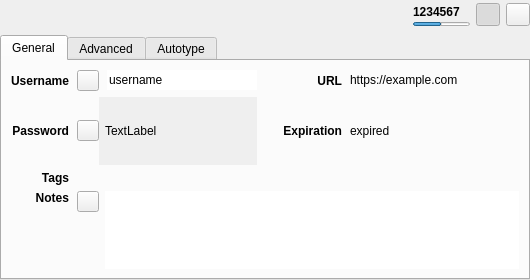
<?xml version="1.0" encoding="UTF-8"?>
<ui version="4.0">
 <class>EntryPreviewWidget</class>
 <widget class="QWidget" name="EntryPreviewWidget">
  <property name="geometry">
   <rect>
    <x>0</x>
    <y>0</y>
    <width>530</width>
    <height>257</height>
   </rect>
  </property>
  <layout class="QVBoxLayout" name="verticalLayout_7">
   <property name="spacing">
    <number>0</number>
   </property>
   <property name="leftMargin">
    <number>0</number>
   </property>
   <property name="topMargin">
    <number>0</number>
   </property>
   <property name="rightMargin">
    <number>0</number>
   </property>
   <property name="bottomMargin">
    <number>0</number>
   </property>
   <item>
    <widget class="QStackedWidget" name="stackedWidget">
     <property name="currentIndex">
      <number>0</number>
     </property>
     <widget class="QWidget" name="pageEntry">
      <layout class="QVBoxLayout" name="verticalLayout_3">
       <property name="leftMargin">
        <number>0</number>
       </property>
       <property name="topMargin">
        <number>0</number>
       </property>
       <property name="rightMargin">
        <number>0</number>
       </property>
       <property name="bottomMargin">
        <number>0</number>
       </property>
       <item>
        <layout class="QHBoxLayout" name="entryHorizontalLayout" stretch="1,0,0,0">
         <property name="sizeConstraint">
          <enum>QLayout::SetDefaultConstraint</enum>
         </property>
         <property name="leftMargin">
          <number>5</number>
         </property>
         <property name="topMargin">
          <number>3</number>
         </property>
         <property name="bottomMargin">
          <number>3</number>
         </property>
         <item>
          <layout class="QHBoxLayout" name="horizontalLayout">
           <property name="spacing">
            <number>12</number>
           </property>
           <item>
            <widget class="QLabel" name="entryIcon">
             <property name="sizePolicy">
              <sizepolicy hsizetype="Minimum" vsizetype="Preferred">
               <horstretch>0</horstretch>
               <verstretch>0</verstretch>
              </sizepolicy>
             </property>
             <property name="minimumSize">
              <size>
               <width>16</width>
               <height>0</height>
              </size>
             </property>
             <property name="text">
              <string/>
             </property>
            </widget>
           </item>
           <item>
            <widget class="ElidedLabel" name="entryTitleLabel">
             <property name="sizePolicy">
              <sizepolicy hsizetype="Expanding" vsizetype="Preferred">
               <horstretch>0</horstretch>
               <verstretch>0</verstretch>
              </sizepolicy>
             </property>
             <property name="font">
              <font>
               <pointsize>12</pointsize>
              </font>
             </property>
             <property name="focusPolicy">
              <enum>Qt::ClickFocus</enum>
             </property>
             <property name="textFormat">
              <enum>Qt::PlainText</enum>
             </property>
             <property name="textInteractionFlags">
              <set>Qt::LinksAccessibleByMouse|Qt::TextSelectableByMouse</set>
             </property>
            </widget>
           </item>
          </layout>
         </item>
         <item>
          <widget class="QWidget" name="entryTotp" native="true">
           <property name="minimumSize">
            <size>
             <width>0</width>
             <height>0</height>
            </size>
           </property>
           <layout class="QVBoxLayout" name="verticalLayout_2">
            <property name="spacing">
             <number>0</number>
            </property>
            <property name="leftMargin">
             <number>0</number>
            </property>
            <property name="topMargin">
             <number>0</number>
            </property>
            <property name="rightMargin">
             <number>0</number>
            </property>
            <property name="bottomMargin">
             <number>0</number>
            </property>
            <item>
             <widget class="QLabel" name="entryTotpLabel">
              <property name="font">
               <font>
                <bold>true</bold>
               </font>
              </property>
              <property name="toolTip">
               <string>Double click to copy to clipboard</string>
              </property>
              <property name="text">
               <string notr="true">1234567</string>
              </property>
              <property name="textInteractionFlags">
               <set>Qt::TextInteractionFlag::LinksAccessibleByMouse|Qt::TextInteractionFlag::TextSelectableByKeyboard|Qt::TextInteractionFlag::TextSelectableByMouse</set>
              </property>
             </widget>
            </item>
            <item>
             <widget class="QProgressBar" name="entryTotpProgress">
              <property name="maximumSize">
               <size>
                <width>57</width>
                <height>4</height>
               </size>
              </property>
              <property name="value">
               <number>50</number>
              </property>
              <property name="textVisible">
               <bool>false</bool>
              </property>
             </widget>
            </item>
           </layout>
          </widget>
         </item>
         <item>
          <widget class="QToolButton" name="entryTotpButton">
           <property name="toolTip">
            <string>Display current TOTP value</string>
           </property>
           <property name="text">
            <string/>
           </property>
           <property name="checkable">
            <bool>true</bool>
           </property>
           <property name="checked">
            <bool>true</bool>
           </property>
          </widget>
         </item>
         <item>
          <widget class="QToolButton" name="entryCloseButton">
           <property name="toolTip">
            <string>Close</string>
           </property>
           <property name="text">
            <string/>
           </property>
          </widget>
         </item>
        </layout>
       </item>
       <item>
        <widget class="QTabWidget" name="entryTabWidget">
         <property name="currentIndex">
          <number>0</number>
         </property>
         <property name="documentMode">
          <bool>false</bool>
         </property>
         <property name="tabsClosable">
          <bool>false</bool>
         </property>
         <property name="movable">
          <bool>false</bool>
         </property>
         <widget class="QWidget" name="entryGeneralTab">
          <attribute name="title">
           <string>General</string>
          </attribute>
          <layout class="QVBoxLayout" name="verticalLayout_5">
           <item>
            <widget class="QWidget" name="entryGeneralWidget" native="true">
             <layout class="QGridLayout" name="gridLayout" rowstretch="0,0,0,1" columnstretch="0,1,0,0,0,1">
              <property name="leftMargin">
               <number>0</number>
              </property>
              <property name="topMargin">
               <number>0</number>
              </property>
              <property name="rightMargin">
               <number>0</number>
              </property>
              <property name="bottomMargin">
               <number>0</number>
              </property>
              <property name="horizontalSpacing">
               <number>8</number>
              </property>
              <property name="verticalSpacing">
               <number>6</number>
              </property>
              <item row="1" column="1" colspan="2">
               <layout class="QHBoxLayout" name="horizontalLayout_7">
                <item>
                 <widget class="QToolButton" name="togglePasswordButton">
                  <property name="text">
                   <string notr="true"/>
                  </property>
                  <property name="iconSize">
                   <size>
                    <width>14</width>
                    <height>14</height>
                   </size>
                  </property>
                  <property name="checkable">
                   <bool>true</bool>
                  </property>
                 </widget>
                </item>
                <item>
                 <widget class="QScrollArea" name="passwordScrollArea">
                  <property name="frameShape">
                   <enum>QFrame::NoFrame</enum>
                  </property>
                  <property name="frameShadow">
                   <enum>QFrame::Plain</enum>
                  </property>
                  <property name="verticalScrollBarPolicy">
                   <enum>Qt::ScrollBarAlwaysOff</enum>
                  </property>
                  <property name="sizeAdjustPolicy">
                   <enum>QAbstractScrollArea::AdjustToContents</enum>
                  </property>
                  <property name="widgetResizable">
                   <bool>true</bool>
                  </property>
                  <widget class="QWidget" name="scrollAreaWidgetContents">
                   <property name="geometry">
                    <rect>
                     <x>0</x>
                     <y>0</y>
                     <width>157</width>
                     <height>63</height>
                    </rect>
                   </property>
                   <layout class="QHBoxLayout" name="horizontalLayout_8">
                    <property name="leftMargin">
                     <number>6</number>
                    </property>
                    <property name="topMargin">
                     <number>0</number>
                    </property>
                    <property name="rightMargin">
                     <number>0</number>
                    </property>
                    <property name="bottomMargin">
                     <number>0</number>
                    </property>
                    <item>
                     <widget class="QLabel" name="entryPasswordLabel">
                      <property name="focusPolicy">
                       <enum>Qt::ClickFocus</enum>
                      </property>
                      <property name="text">
                       <string notr="true">TextLabel</string>
                      </property>
                      <property name="textInteractionFlags">
                       <set>Qt::LinksAccessibleByMouse|Qt::TextSelectableByMouse</set>
                      </property>
                      <property name="blendIn" stdset="0">
                       <bool>true</bool>
                      </property>
                     </widget>
                    </item>
                   </layout>
                  </widget>
                 </widget>
                </item>
               </layout>
              </item>
              <item row="0" column="5">
               <widget class="ElidedLabel" name="entryUrlLabel">
                <property name="sizePolicy">
                 <sizepolicy hsizetype="Expanding" vsizetype="Preferred">
                  <horstretch>0</horstretch>
                  <verstretch>0</verstretch>
                 </sizepolicy>
                </property>
                <property name="minimumSize">
                 <size>
                  <width>150</width>
                  <height>0</height>
                 </size>
                </property>
                <property name="cursor">
                 <cursorShape>PointingHandCursor</cursorShape>
                </property>
                <property name="focusPolicy">
                 <enum>Qt::ClickFocus</enum>
                </property>
                <property name="text">
                 <string notr="true">https://example.com</string>
                </property>
                <property name="textFormat">
                 <enum>Qt::RichText</enum>
                </property>
                <property name="textInteractionFlags">
                 <set>Qt::TextBrowserInteraction</set>
                </property>
                <property name="blendIn" stdset="0">
                 <bool>true</bool>
                </property>
               </widget>
              </item>
              <item row="0" column="3">
               <spacer name="entryMiddleHorizontalSpacer">
                <property name="orientation">
                 <enum>Qt::Horizontal</enum>
                </property>
                <property name="sizeType">
                 <enum>QSizePolicy::Fixed</enum>
                </property>
                <property name="sizeHint" stdset="0">
                 <size>
                  <width>10</width>
                  <height>20</height>
                 </size>
                </property>
               </spacer>
              </item>
              <item row="0" column="0">
               <widget class="QLabel" name="entryUsernameTitleLabel">
                <property name="sizePolicy">
                 <sizepolicy hsizetype="Minimum" vsizetype="Preferred">
                  <horstretch>0</horstretch>
                  <verstretch>0</verstretch>
                 </sizepolicy>
                </property>
                <property name="font">
                 <font>
                  <weight>75</weight>
                  <bold>true</bold>
                 </font>
                </property>
                <property name="layoutDirection">
                 <enum>Qt::LeftToRight</enum>
                </property>
                <property name="text">
                 <string>Username</string>
                </property>
                <property name="alignment">
                 <set>Qt::AlignRight|Qt::AlignTrailing|Qt::AlignVCenter</set>
                </property>
               </widget>
              </item>
              <item row="3" column="1" colspan="5">
               <layout class="QHBoxLayout" name="horizontalLayout_3" stretch="0,0">
                <property name="spacing">
                 <number>6</number>
                </property>
                <item alignment="Qt::AlignTop">
                 <widget class="QToolButton" name="toggleEntryNotesButton">
                  <property name="text">
                   <string/>
                  </property>
                  <property name="iconSize">
                   <size>
                    <width>14</width>
                    <height>14</height>
                   </size>
                  </property>
                  <property name="checkable">
                   <bool>true</bool>
                  </property>
                 </widget>
                </item>
                <item>
                 <widget class="QTextEdit" name="entryNotesTextEdit">
                  <property name="focusPolicy">
                   <enum>Qt::ClickFocus</enum>
                  </property>
                  <property name="frameShape">
                   <enum>QFrame::NoFrame</enum>
                  </property>
                  <property name="frameShadow">
                   <enum>QFrame::Plain</enum>
                  </property>
                  <property name="lineWidth">
                   <number>0</number>
                  </property>
                  <property name="tabChangesFocus">
                   <bool>true</bool>
                  </property>
                  <property name="readOnly">
                   <bool>true</bool>
                  </property>
                  <property name="blendIn" stdset="0">
                   <bool>true</bool>
                  </property>
                 </widget>
                </item>
               </layout>
              </item>
              <item row="2" column="0">
               <widget class="QLabel" name="entryTagsTitleLabel">
                <property name="sizePolicy">
                 <sizepolicy hsizetype="Minimum" vsizetype="Preferred">
                  <horstretch>0</horstretch>
                  <verstretch>0</verstretch>
                 </sizepolicy>
                </property>
                <property name="font">
                 <font>
                  <weight>75</weight>
                  <bold>true</bold>
                 </font>
                </property>
                <property name="text">
                 <string>Tags</string>
                </property>
                <property name="alignment">
                 <set>Qt::AlignRight|Qt::AlignTrailing|Qt::AlignVCenter</set>
                </property>
               </widget>
              </item>
              <item row="0" column="1" colspan="2">
               <layout class="QHBoxLayout" name="horizontalLayout_6">
                <property name="spacing">
                 <number>8</number>
                </property>
                <item>
                 <widget class="QToolButton" name="toggleUsernameButton">
                  <property name="text">
                   <string/>
                  </property>
                  <property name="iconSize">
                   <size>
                    <width>14</width>
                    <height>14</height>
                   </size>
                  </property>
                  <property name="checkable">
                   <bool>true</bool>
                  </property>
                 </widget>
                </item>
                <item>
                 <widget class="QLineEdit" name="entryUsernameLabel">
                  <property name="minimumSize">
                   <size>
                    <width>150</width>
                    <height>0</height>
                   </size>
                  </property>
                  <property name="focusPolicy">
                   <enum>Qt::ClickFocus</enum>
                  </property>
                  <property name="text">
                   <string notr="true">username</string>
                  </property>
                  <property name="frame">
                   <bool>false</bool>
                  </property>
                  <property name="cursorPosition">
                   <number>8</number>
                  </property>
                  <property name="dragEnabled">
                   <bool>true</bool>
                  </property>
                  <property name="readOnly">
                   <bool>true</bool>
                  </property>
                  <property name="blendIn" stdset="0">
                   <bool>true</bool>
                  </property>
                 </widget>
                </item>
               </layout>
              </item>
              <item row="2" column="1" colspan="5">
               <widget class="TagsEdit" name="entryTagsList" native="true">
                <property name="focusPolicy">
                 <enum>Qt::ClickFocus</enum>
                </property>
                <property name="accessibleName">
                 <string>Tags list</string>
                </property>
                <property name="blendIn" stdset="0">
                 <bool>true</bool>
                </property>
               </widget>
              </item>
              <item row="1" column="5">
               <widget class="QLabel" name="entryExpirationLabel">
                <property name="sizePolicy">
                 <sizepolicy hsizetype="Expanding" vsizetype="Preferred">
                  <horstretch>0</horstretch>
                  <verstretch>0</verstretch>
                 </sizepolicy>
                </property>
                <property name="focusPolicy">
                 <enum>Qt::ClickFocus</enum>
                </property>
                <property name="text">
                 <string notr="true">expired</string>
                </property>
                <property name="textFormat">
                 <enum>Qt::PlainText</enum>
                </property>
                <property name="textInteractionFlags">
                 <set>Qt::LinksAccessibleByMouse|Qt::TextSelectableByMouse</set>
                </property>
                <property name="blendIn" stdset="0">
                 <bool>true</bool>
                </property>
               </widget>
              </item>
              <item row="1" column="3">
               <spacer name="entryMiddleHorizontalSpacer_3">
                <property name="orientation">
                 <enum>Qt::Horizontal</enum>
                </property>
                <property name="sizeType">
                 <enum>QSizePolicy::Fixed</enum>
                </property>
                <property name="sizeHint" stdset="0">
                 <size>
                  <width>10</width>
                  <height>20</height>
                 </size>
                </property>
               </spacer>
              </item>
              <item row="1" column="0">
               <widget class="QLabel" name="entryPasswordTitleLabel">
                <property name="sizePolicy">
                 <sizepolicy hsizetype="Minimum" vsizetype="Preferred">
                  <horstretch>0</horstretch>
                  <verstretch>0</verstretch>
                 </sizepolicy>
                </property>
                <property name="font">
                 <font>
                  <weight>75</weight>
                  <bold>true</bold>
                 </font>
                </property>
                <property name="text">
                 <string>Password</string>
                </property>
                <property name="alignment">
                 <set>Qt::AlignRight|Qt::AlignTrailing|Qt::AlignVCenter</set>
                </property>
               </widget>
              </item>
              <item row="3" column="0">
               <widget class="QLabel" name="entryNotesTitleLabel">
                <property name="sizePolicy">
                 <sizepolicy hsizetype="Minimum" vsizetype="Preferred">
                  <horstretch>0</horstretch>
                  <verstretch>0</verstretch>
                 </sizepolicy>
                </property>
                <property name="font">
                 <font>
                  <weight>75</weight>
                  <bold>true</bold>
                 </font>
                </property>
                <property name="text">
                 <string>Notes</string>
                </property>
                <property name="alignment">
                 <set>Qt::AlignRight|Qt::AlignTop|Qt::AlignTrailing</set>
                </property>
               </widget>
              </item>
              <item row="1" column="4">
               <widget class="QLabel" name="entryExpirationTitleLabel">
                <property name="sizePolicy">
                 <sizepolicy hsizetype="Minimum" vsizetype="Preferred">
                  <horstretch>0</horstretch>
                  <verstretch>0</verstretch>
                 </sizepolicy>
                </property>
                <property name="font">
                 <font>
                  <weight>75</weight>
                  <bold>true</bold>
                 </font>
                </property>
                <property name="text">
                 <string>Expiration</string>
                </property>
                <property name="alignment">
                 <set>Qt::AlignRight|Qt::AlignTrailing|Qt::AlignVCenter</set>
                </property>
               </widget>
              </item>
              <item row="0" column="4">
               <widget class="QLabel" name="entryUrlTitleLabel">
                <property name="sizePolicy">
                 <sizepolicy hsizetype="Minimum" vsizetype="Preferred">
                  <horstretch>0</horstretch>
                  <verstretch>0</verstretch>
                 </sizepolicy>
                </property>
                <property name="font">
                 <font>
                  <weight>75</weight>
                  <bold>true</bold>
                 </font>
                </property>
                <property name="text">
                 <string>URL</string>
                </property>
                <property name="alignment">
                 <set>Qt::AlignRight|Qt::AlignTrailing|Qt::AlignVCenter</set>
                </property>
               </widget>
              </item>
             </layout>
            </widget>
           </item>
          </layout>
         </widget>
         <widget class="QWidget" name="entryAdvancedTab">
          <attribute name="title">
           <string>Advanced</string>
          </attribute>
          <layout class="QGridLayout" name="gridLayout_1">
           <property name="leftMargin">
            <number>5</number>
           </property>
           <property name="topMargin">
            <number>5</number>
           </property>
           <property name="rightMargin">
            <number>5</number>
           </property>
           <property name="bottomMargin">
            <number>5</number>
           </property>
           <property name="horizontalSpacing">
            <number>8</number>
           </property>
           <item row="0" column="1">
            <widget class="QLabel" name="attachmentsTitleLabel">
             <property name="sizePolicy">
              <sizepolicy hsizetype="Minimum" vsizetype="Preferred">
               <horstretch>0</horstretch>
               <verstretch>0</verstretch>
              </sizepolicy>
             </property>
             <property name="font">
              <font>
               <weight>75</weight>
               <bold>true</bold>
              </font>
             </property>
             <property name="text">
              <string>Attachments</string>
             </property>
            </widget>
           </item>
           <item row="1" column="1">
            <widget class="EntryAttachmentsWidget" name="entryAttachmentsWidget" native="true">
             <property name="sizePolicy">
              <sizepolicy hsizetype="Expanding" vsizetype="Expanding">
               <horstretch>0</horstretch>
               <verstretch>0</verstretch>
              </sizepolicy>
             </property>
             <property name="focusPolicy">
              <enum>Qt::ClickFocus</enum>
             </property>
            </widget>
           </item>
           <item row="0" column="0">
            <widget class="QLabel" name="attributesTitleLabel">
             <property name="sizePolicy">
              <sizepolicy hsizetype="Minimum" vsizetype="Preferred">
               <horstretch>0</horstretch>
               <verstretch>0</verstretch>
              </sizepolicy>
             </property>
             <property name="font">
              <font>
               <weight>75</weight>
               <bold>true</bold>
              </font>
             </property>
             <property name="text">
              <string>Attributes</string>
             </property>
            </widget>
           </item>
           <item row="1" column="0">
            <widget class="QTableWidget" name="entryAttributesTable">
             <property name="focusPolicy">
              <enum>Qt::NoFocus</enum>
             </property>
             <property name="styleSheet">
              <string notr="true">QTableView::item {padding: 3px;}</string>
             </property>
             <property name="frameShape">
              <enum>QFrame::NoFrame</enum>
             </property>
             <property name="editTriggers">
              <set>QAbstractItemView::NoEditTriggers</set>
             </property>
             <property name="showDropIndicator" stdset="0">
              <bool>false</bool>
             </property>
             <property name="selectionMode">
              <enum>QAbstractItemView::NoSelection</enum>
             </property>
             <property name="showGrid">
              <bool>false</bool>
             </property>
             <property name="cornerButtonEnabled">
              <bool>false</bool>
             </property>
             <attribute name="horizontalHeaderVisible">
              <bool>false</bool>
             </attribute>
             <attribute name="horizontalHeaderStretchLastSection">
              <bool>true</bool>
             </attribute>
             <attribute name="verticalHeaderVisible">
              <bool>false</bool>
             </attribute>
            </widget>
           </item>
           <item row="2" column="0" colspan="2">
            <widget class="QGroupBox" name="entryPasskeysBox">
             <property name="title">
              <string>Passkeys</string>
             </property>
             <layout class="QVBoxLayout" name="entryPasskeysLayout">
              <item>
               <widget class="QPlainTextEdit" name="entryPasskeysText">
                <property name="readOnly">
                 <bool>true</bool>
                </property>
                <property name="accessibleName">
                 <string>Saved Bitwarden passkeys</string>
                </property>
               </widget>
              </item>
             </layout>
            </widget>
           </item>
          </layout>
         </widget>
         <widget class="QWidget" name="entryAutotypeTab">
          <attribute name="title">
           <string>Autotype</string>
          </attribute>
          <layout class="QVBoxLayout" name="verticalLayout_4">
           <item>
            <widget class="QWidget" name="entryAutotypeWidget" native="true">
             <layout class="QGridLayout" name="gridLayout_3">
              <property name="leftMargin">
               <number>0</number>
              </property>
              <property name="topMargin">
               <number>0</number>
              </property>
              <property name="rightMargin">
               <number>0</number>
              </property>
              <property name="bottomMargin">
               <number>5</number>
              </property>
              <item row="0" column="0">
               <widget class="QLabel" name="entrySequenceTitleLabel">
                <property name="sizePolicy">
                 <sizepolicy hsizetype="Minimum" vsizetype="Preferred">
                  <horstretch>0</horstretch>
                  <verstretch>0</verstretch>
                 </sizepolicy>
                </property>
                <property name="font">
                 <font>
                  <weight>75</weight>
                  <bold>true</bold>
                 </font>
                </property>
                <property name="text">
                 <string>Default Sequence</string>
                </property>
                <property name="alignment">
                 <set>Qt::AlignRight|Qt::AlignTop|Qt::AlignTrailing</set>
                </property>
               </widget>
              </item>
              <item row="0" column="1">
               <widget class="QLabel" name="entrySequenceLabel">
                <property name="sizePolicy">
                 <sizepolicy hsizetype="Expanding" vsizetype="Preferred">
                  <horstretch>0</horstretch>
                  <verstretch>0</verstretch>
                 </sizepolicy>
                </property>
                <property name="text">
                 <string notr="true">sequence</string>
                </property>
                <property name="alignment">
                 <set>Qt::AlignLeading|Qt::AlignLeft|Qt::AlignVCenter</set>
                </property>
                <property name="wordWrap">
                 <bool>true</bool>
                </property>
               </widget>
              </item>
             </layout>
            </widget>
           </item>
           <item>
            <widget class="QTreeWidget" name="entryAutotypeTree">
             <property name="focusPolicy">
              <enum>Qt::NoFocus</enum>
             </property>
             <property name="frameShadow">
              <enum>QFrame::Sunken</enum>
             </property>
             <property name="showDropIndicator" stdset="0">
              <bool>true</bool>
             </property>
             <property name="selectionMode">
              <enum>QAbstractItemView::NoSelection</enum>
             </property>
             <property name="rootIsDecorated">
              <bool>true</bool>
             </property>
             <property name="wordWrap">
              <bool>false</bool>
             </property>
             <property name="columnCount">
              <number>2</number>
             </property>
             <attribute name="headerCascadingSectionResizes">
              <bool>false</bool>
             </attribute>
             <attribute name="headerMinimumSectionSize">
              <number>50</number>
             </attribute>
             <attribute name="headerDefaultSectionSize">
              <number>250</number>
             </attribute>
             <attribute name="headerStretchLastSection">
              <bool>true</bool>
             </attribute>
             <column>
              <property name="text">
               <string>Window</string>
              </property>
             </column>
             <column>
              <property name="text">
               <string>Sequence</string>
              </property>
             </column>
            </widget>
           </item>
          </layout>
         </widget>
        </widget>
       </item>
      </layout>
     </widget>
     <widget class="QWidget" name="pageGroup">
      <layout class="QVBoxLayout" name="verticalLayout_13">
       <property name="leftMargin">
        <number>0</number>
       </property>
       <property name="topMargin">
        <number>0</number>
       </property>
       <property name="rightMargin">
        <number>0</number>
       </property>
       <property name="bottomMargin">
        <number>0</number>
       </property>
       <item>
        <layout class="QHBoxLayout" name="groupHorizontalLayout" stretch="0,0">
         <property name="sizeConstraint">
          <enum>QLayout::SetDefaultConstraint</enum>
         </property>
         <property name="leftMargin">
          <number>5</number>
         </property>
         <property name="topMargin">
          <number>3</number>
         </property>
         <property name="bottomMargin">
          <number>3</number>
         </property>
         <item>
          <layout class="QHBoxLayout" name="horizontalLayout_5">
           <property name="spacing">
            <number>12</number>
           </property>
           <item>
            <widget class="QLabel" name="groupIcon">
             <property name="sizePolicy">
              <sizepolicy hsizetype="Minimum" vsizetype="Preferred">
               <horstretch>0</horstretch>
               <verstretch>0</verstretch>
              </sizepolicy>
             </property>
             <property name="text">
              <string/>
             </property>
            </widget>
           </item>
           <item>
            <widget class="ElidedLabel" name="groupTitleLabel">
             <property name="sizePolicy">
              <sizepolicy hsizetype="Expanding" vsizetype="Preferred">
               <horstretch>0</horstretch>
               <verstretch>0</verstretch>
              </sizepolicy>
             </property>
             <property name="font">
              <font>
               <pointsize>12</pointsize>
              </font>
             </property>
             <property name="textFormat">
              <enum>Qt::AutoText</enum>
             </property>
            </widget>
           </item>
          </layout>
         </item>
         <item>
          <widget class="QToolButton" name="groupCloseButton">
           <property name="toolTip">
            <string>Close</string>
           </property>
           <property name="text">
            <string/>
           </property>
          </widget>
         </item>
        </layout>
       </item>
       <item>
        <widget class="QTabWidget" name="groupTabWidget">
         <property name="currentIndex">
          <number>0</number>
         </property>
         <property name="documentMode">
          <bool>false</bool>
         </property>
         <property name="tabsClosable">
          <bool>false</bool>
         </property>
         <property name="movable">
          <bool>false</bool>
         </property>
         <widget class="QWidget" name="groupGeneralTab">
          <attribute name="title">
           <string>General</string>
          </attribute>
          <layout class="QVBoxLayout" name="verticalLayout_8">
           <item>
            <widget class="QWidget" name="groupGeneralWidget" native="true">
             <layout class="QGridLayout" name="gridLayout_2" rowstretch="0,0,0,1">
              <property name="leftMargin">
               <number>0</number>
              </property>
              <property name="topMargin">
               <number>0</number>
              </property>
              <property name="rightMargin">
               <number>0</number>
              </property>
              <property name="bottomMargin">
               <number>0</number>
              </property>
              <item row="2" column="2">
               <widget class="QLabel" name="groupExpirationLabel">
                <property name="sizePolicy">
                 <sizepolicy hsizetype="Expanding" vsizetype="Preferred">
                  <horstretch>0</horstretch>
                  <verstretch>0</verstretch>
                 </sizepolicy>
                </property>
               </widget>
              </item>
              <item row="0" column="0">
               <widget class="QLabel" name="groupAutotypeTitleLabel">
                <property name="sizePolicy">
                 <sizepolicy hsizetype="Minimum" vsizetype="Preferred">
                  <horstretch>0</horstretch>
                  <verstretch>0</verstretch>
                 </sizepolicy>
                </property>
                <property name="font">
                 <font>
                  <weight>75</weight>
                  <bold>true</bold>
                 </font>
                </property>
                <property name="text">
                 <string>Autotype</string>
                </property>
                <property name="alignment">
                 <set>Qt::AlignRight|Qt::AlignTrailing|Qt::AlignVCenter</set>
                </property>
               </widget>
              </item>
              <item row="1" column="2">
               <widget class="QLabel" name="groupSearchingLabel">
                <property name="sizePolicy">
                 <sizepolicy hsizetype="Expanding" vsizetype="Preferred">
                  <horstretch>0</horstretch>
                  <verstretch>0</verstretch>
                 </sizepolicy>
                </property>
               </widget>
              </item>
              <item row="2" column="0">
               <widget class="QLabel" name="groupExpirationTitleLabel">
                <property name="sizePolicy">
                 <sizepolicy hsizetype="Minimum" vsizetype="Preferred">
                  <horstretch>0</horstretch>
                  <verstretch>0</verstretch>
                 </sizepolicy>
                </property>
                <property name="font">
                 <font>
                  <weight>75</weight>
                  <bold>true</bold>
                 </font>
                </property>
                <property name="text">
                 <string>Expiration</string>
                </property>
                <property name="alignment">
                 <set>Qt::AlignRight|Qt::AlignTrailing|Qt::AlignVCenter</set>
                </property>
               </widget>
              </item>
              <item row="1" column="0">
               <widget class="QLabel" name="groupSearchingTitleLabel">
                <property name="sizePolicy">
                 <sizepolicy hsizetype="Minimum" vsizetype="Preferred">
                  <horstretch>0</horstretch>
                  <verstretch>0</verstretch>
                 </sizepolicy>
                </property>
                <property name="font">
                 <font>
                  <weight>75</weight>
                  <bold>true</bold>
                 </font>
                </property>
                <property name="text">
                 <string>Searching</string>
                </property>
                <property name="alignment">
                 <set>Qt::AlignRight|Qt::AlignTrailing|Qt::AlignVCenter</set>
                </property>
               </widget>
              </item>
              <item row="3" column="0">
               <widget class="QLabel" name="groupNotesTitleLabel">
                <property name="sizePolicy">
                 <sizepolicy hsizetype="Minimum" vsizetype="Preferred">
                  <horstretch>0</horstretch>
                  <verstretch>0</verstretch>
                 </sizepolicy>
                </property>
                <property name="font">
                 <font>
                  <weight>75</weight>
                  <bold>true</bold>
                 </font>
                </property>
                <property name="text">
                 <string>Notes</string>
                </property>
                <property name="alignment">
                 <set>Qt::AlignRight|Qt::AlignTop|Qt::AlignTrailing</set>
                </property>
               </widget>
              </item>
              <item row="3" column="1" colspan="2">
               <layout class="QHBoxLayout" name="horizontalLayout_4" stretch="0,0">
                <property name="spacing">
                 <number>6</number>
                </property>
                <item alignment="Qt::AlignTop">
                 <widget class="QToolButton" name="toggleGroupNotesButton">
                  <property name="text">
                   <string/>
                  </property>
                  <property name="checkable">
                   <bool>true</bool>
                  </property>
                 </widget>
                </item>
                <item>
                 <widget class="QTextEdit" name="groupNotesTextEdit">
                  <property name="focusPolicy">
                   <enum>Qt::ClickFocus</enum>
                  </property>
                  <property name="frameShape">
                   <enum>QFrame::NoFrame</enum>
                  </property>
                  <property name="frameShadow">
                   <enum>QFrame::Plain</enum>
                  </property>
                  <property name="lineWidth">
                   <number>0</number>
                  </property>
                  <property name="tabChangesFocus">
                   <bool>true</bool>
                  </property>
                  <property name="readOnly">
                   <bool>true</bool>
                  </property>
                  <property name="blendIn" stdset="0">
                   <bool>true</bool>
                  </property>
                 </widget>
                </item>
               </layout>
              </item>
              <item row="0" column="2">
               <widget class="QLabel" name="groupAutotypeLabel">
                <property name="sizePolicy">
                 <sizepolicy hsizetype="Expanding" vsizetype="Preferred">
                  <horstretch>0</horstretch>
                  <verstretch>0</verstretch>
                 </sizepolicy>
                </property>
               </widget>
              </item>
             </layout>
            </widget>
           </item>
          </layout>
         </widget>
         <widget class="QWidget" name="groupShareTab">
          <attribute name="title">
           <string>Share</string>
          </attribute>
          <layout class="QVBoxLayout" name="verticalLayout_12">
           <item>
            <widget class="QWidget" name="groupShareWidget" native="true">
             <layout class="QGridLayout" name="gridLayout_4">
              <property name="leftMargin">
               <number>0</number>
              </property>
              <property name="topMargin">
               <number>0</number>
              </property>
              <property name="rightMargin">
               <number>0</number>
              </property>
              <property name="bottomMargin">
               <number>0</number>
              </property>
              <item row="1" column="1">
               <widget class="QLabel" name="groupSharePathLabel">
                <property name="sizePolicy">
                 <sizepolicy hsizetype="Expanding" vsizetype="Preferred">
                  <horstretch>0</horstretch>
                  <verstretch>0</verstretch>
                 </sizepolicy>
                </property>
                <property name="text">
                 <string notr="true">&lt;path&gt;</string>
                </property>
               </widget>
              </item>
              <item row="1" column="0">
               <widget class="QLabel" name="groupShareTypeLabel">
                <property name="font">
                 <font>
                  <weight>75</weight>
                  <bold>true</bold>
                 </font>
                </property>
                <property name="text">
                 <string notr="true">&lt;type&gt;</string>
                </property>
                <property name="alignment">
                 <set>Qt::AlignRight|Qt::AlignTrailing|Qt::AlignVCenter</set>
                </property>
               </widget>
              </item>
              <item row="2" column="1">
               <spacer name="verticalSpacer">
                <property name="orientation">
                 <enum>Qt::Vertical</enum>
                </property>
                <property name="sizeHint" stdset="0">
                 <size>
                  <width>20</width>
                  <height>147</height>
                 </size>
                </property>
               </spacer>
              </item>
             </layout>
            </widget>
           </item>
          </layout>
         </widget>
        </widget>
       </item>
      </layout>
     </widget>
    </widget>
   </item>
  </layout>
  <action name="searchIcon">
   <property name="text">
    <string>Search</string>
   </property>
  </action>
  <action name="clearIcon">
   <property name="text">
    <string>Clear</string>
   </property>
  </action>
 </widget>
 <customwidgets>
  <customwidget>
   <class>EntryAttachmentsWidget</class>
   <extends>QWidget</extends>
   <header>gui/entry/EntryAttachmentsWidget.h</header>
   <container>1</container>
  </customwidget>
  <customwidget>
   <class>ElidedLabel</class>
   <extends>QLabel</extends>
   <header>gui/widgets/ElidedLabel.h</header>
  </customwidget>
  <customwidget>
   <class>TagsEdit</class>
   <extends>QWidget</extends>
   <header>gui/tag/TagsEdit.h</header>
   <container>1</container>
  </customwidget>
 </customwidgets>
 <tabstops>
  <tabstop>entryTotpButton</tabstop>
  <tabstop>entryCloseButton</tabstop>
  <tabstop>entryTabWidget</tabstop>
  <tabstop>togglePasswordButton</tabstop>
  <tabstop>toggleEntryNotesButton</tabstop>
  <tabstop>groupTabWidget</tabstop>
  <tabstop>toggleGroupNotesButton</tabstop>
  <tabstop>groupCloseButton</tabstop>
 </tabstops>
 <resources/>
 <connections/>
</ui>
